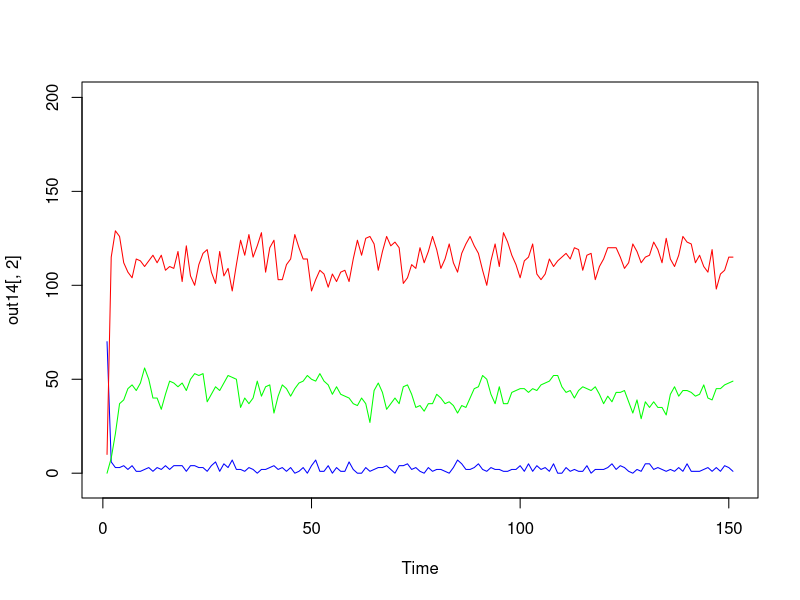
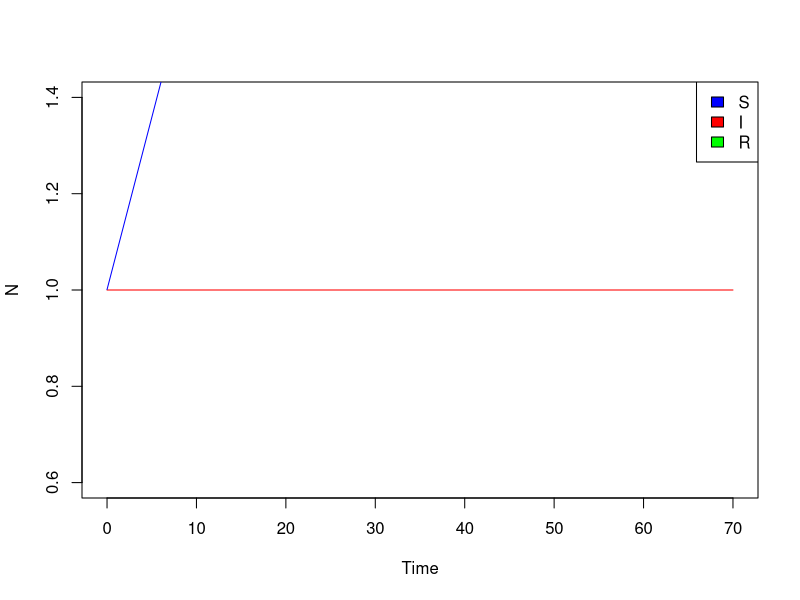

The R source for these figures, in order: (Note: this script raises an error after producing the figures.)
### gillespie model with stratified gamma variation

pick_individuals <- function(N0, traitmean, traitsd) {
  meanlog <- log(traitmean^2/sqrt(traitsd^2+traitmean^2))
  sdlog <- sqrt(log(traitsd^2/traitmean^2+1))
  return(rlnorm(N0, meanlog=meanlog, sdlog=sdlog))
}



gillespie.SIR.strat.varG <- function(tmax, params, x, seed=floor(runif(1,1,1e5))) {
  set.seed(seed)
  beta = params["beta"]
  alpha = params["alpha"]
  gamma = params["gamma"]
  varG = params["varG"]
  b = params["b"]
  bs = params["bs"]
  d = params["d"]
  ds = params["ds"]
  
  S=x["S"]
  I=x["I"]
  R=x["R"]
  
  ## draw the traits of our infected individuals
  gamma_values<-c(.05, .15, .25)
  gamma_i<-sample(gamma_values, 10, replace=TRUE)
  
  # start at time 0
  t <- 0 
  
  results <- vector(mode='list', length=100000)
  results[[1]] <- list(t, S, gamma_i, R) 
  
  ## row counter
  i <- 2
  
  #start algorithm
  while(t < tmax & length(gamma_i)>0 ){ 
    irate = beta*S*length(gamma_i)
    rrate = gamma_i
    brate <- (b - bs*(S+R+length(gamma_i))) * (S+R+length(gamma_i))
    drateS <-S*(d)
    drateI <-length(gamma_i)*(d+alpha)
    drateR <- R*(d)
    
    rates<-c(rrate,irate,brate,drateS,drateI,drateR)
    #print(rates)
    ## what time does the event happen?
    dt <- rexp(1, rate=sum(rates))
    
    ## update t 
    t <- t + dt
    
    ## "wheel of fortune"
    wheel <- cumsum(rates)/sum(rates)
    
    ## which event happens? Draw a random uniform to determine
    rand <- runif(1)
    
    ## if event==1, recovery
    ## if event==2, infection
    ## if event==3, birth
    ## if event==4, death of S
    ## if event==5, death of I
    ## if event==6, death of R
    
    #(rrate,irate,brate,drateS,drateI,drateR)
    event <- 1 + sum(rand > wheel) 
    if (event%in%1:length(gamma_i)){### recovery
      gamma_i <- gamma_i[-sample(1:length(gamma_i),1)]
      R <-R+1
    }
    
    else if(event==length(gamma_i)+1){ # infection
      S<- S-1
      # If you want to let things evolve, use these lines
      #this_gamma_r <- gamma_r[sample(1:length(gamma_r), 1)]
      #new_gamma_r <- pick_individuals(1, traitmean=this_gamma_r,traitsd=sqrt(varG))
      # If you don't want evolution, use this line
      gamma_i <- c(gamma_i, sample(gamma_values, 1, replace=TRUE))
    }
    else if (event==length(gamma_i)+2){ ### birth
      S <- S+1
    }
    else if (event==length(gamma_i)+3) { ### death of S
      S <- S-1
    }
    else if (event==length(gamma_i)+4) {### death of I (not caused by infection)
      gamma_i <- gamma_i[-sample(1:length(gamma_i),1)]
    }
    else    {   ### death of R
      R <- R-1
    }
    
    results[[i]] <- list(t, S,gamma_i , R)
    i <- i +1
    
  }  
  results <- results[1:(i-1)]
  ## simplify what you're storing so R doesn't crash because the datafiles are too big
  results <- data.frame(time=sapply(results, function(r) r[[1]]),
                        S=sapply(results, function(r) r[[2]]), 
                        I=sapply(results, function(r) length(r[[3]])),
                        R=sapply(results, function(r) r[[4]]))
  ## only keep the state of the system at times 0, 0.1, 0.2, ..., tmax-0.2, tmax-0.1, tmax
  results <- results[sapply(seq(0,tmax,1), function(t) min(which(results$time >= t))),]
  ## these two steps reduce the size of 'results' ~1000-fold
  
  return(results)
}



## output
x = c(S=70, I=10, R=0)
tmax <- 150
params4 = c(beta=.25, alpha=.01, gamma=.3, varG=1e-3, b=2, d=0.4, bs=0.01, ds=0.01)

out14 <- gillespie.SIR.strat.varG(tmax, params4, x)

plot.ts(out14[,2], col="blue", ylim=c(-5, 200))
lines(out14[,3], col="red")
lines(out14[,4], col="green")

## plot S,I,R
plot(unlist(lapply(out14, function(y) y[[1]])), unlist(lapply(out14, function(y) length(y[[3]]))), col="red",
     type='l',lwd=1,xlab='Time', ylab="N") 
# plot number of susceptible
lines(unlist(lapply(out14, function(y) y[[1]])), unlist(lapply(out14, function(y) y[[2]])),col="blue", 
      type='l',lwd=1, xlab="Time", ylab="Number susceptible")
# plot number of recovered
lines(unlist(lapply(out14, function(y) y[[1]])), unlist(lapply(out14, function(y) y[[4]])), col="green",
      type='l',lwd=1, xlab="Time", ylab="Number recovered")
legend("topright",legend=c("S","I","R"),fill=c("blue","red","green"))




# run multiple times
seeds <- floor(runif(20,1,1e5)) # set seeds
library(parallel)
detectCores() # detect how many cores there are
mclapply(seeds,
         function(s) gillespie.SIR5(tmax, params4, x, s),
         mc.cores=4) -> out

## Compute number of individuals at times 0, 1, 2, ... 400
timeSeq <- 0:400
storeMatrix <- array(NA, dim=c(length(timeSeq),length(out)))
for (j in 1:length(out)) {
  o <- out[[j]]
  recordTimes <- lapply(o, function(o2) o2[[1]]) %>% unlist
  storeVector <- rep(0, length=length(timeSeq))
  listInds <- sapply(timeSeq, function(t) which(recordTimes >= t) %>% min)
  if (any(is.infinite(listInds)))
    listInds <- listInds[-which(is.infinite(listInds))] 
  storeVector[1:length(listInds)] <- sapply(listInds, function(i) mean(o[[i]][[3]])) ## number of infecteds
  storeMatrix[,j] <- storeVector
}

plot.new()
plot.window(xlim=c(0,400), ylim=c(0,2.3))
axis(1);axis(2);box('plot')
for (i in 1:ncol(storeMatrix)) lines(0:400, storeMatrix[,i], col=gray(0.4))
lines(0:400, apply(storeMatrix, 1, mean), col=2, lwd=2)

lapply(out, function(o) lapply(o, function(o2) o2[[1]]) %>% unlist)


#### output
plot(unlist(lapply(out14, function(y) y[[1]])), unlist(lapply(out14, function(y) length(y[[3]]))), col="red",
     type='l',lwd=1,xlab='Time', ylab="N") 
# plot number of susceptible
lines(unlist(lapply(out14, function(y) y[[1]])), unlist(lapply(out14, function(y) y[[2]])),col="blue", 
      type='l',lwd=1, xlab="Time", ylab="Number susceptible")
# plot number of recovered
lines(unlist(lapply(out14, function(y) y[[1]])), unlist(lapply(out14, function(y) y[[4]])), col="green",
      type='l',lwd=1, xlab="Time", ylab="Number recovered")
legend("topright",legend=c("S","I","R"),fill=c("blue","red","green"))
